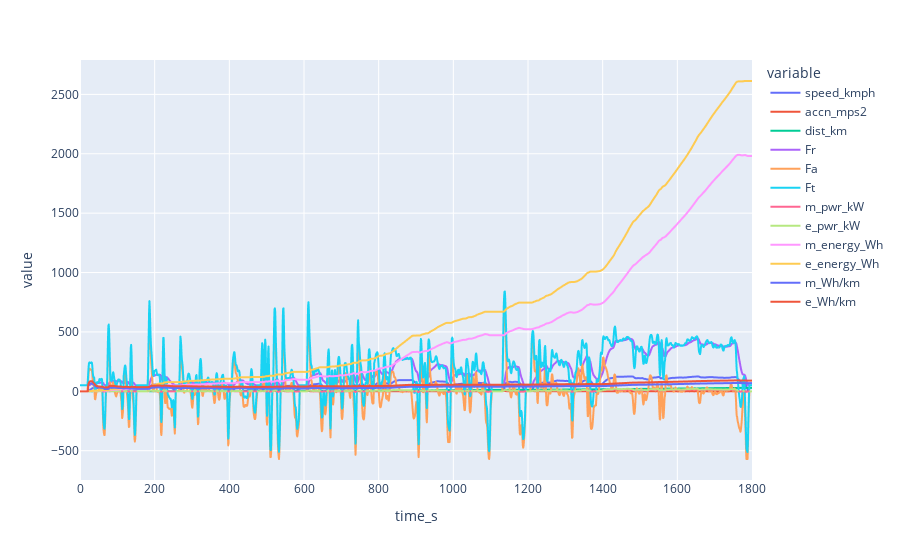

The notebook cell this image was saved under:
### Code cell
df_energy = energy_calc(time,speed,accn_mps2,mtr_sys_eff,coastdown_param)

### Figure 1 — Plotly figure (JSON) as saved in the notebook; plotly's stock layout.template omitted (floating-point values rounded to 4 significant figures; data arrays with more than 128 entries replaced by an {"elided": "..."} marker saying what was removed)
{"data": [{"hovertemplate": "variable=speed_kmph<br>time_s=%{x}<br>value=%{y}<extra></extra>", "legendgroup": "speed_kmph", "line": {"color": "#636efa", "dash": "solid"}, "marker": {"symbol": "circle"}, "mode": "lines", "name": "speed_kmph", "showlegend": true, "type": "scattergl", "x": {"elided": "1801 int values"}, "xaxis": "x", "y": {"elided": "1801 float values"}, "yaxis": "y"}, {"hovertemplate": "variable=accn_mps2<br>time_s=%{x}<br>value=%{y}<extra></extra>", "legendgroup": "accn_mps2", "line": {"color": "#EF553B", "dash": "solid"}, "marker": {"symbol": "circle"}, "mode": "lines", "name": "accn_mps2", "showlegend": true, "type": "scattergl", "x": {"elided": "1801 int values"}, "xaxis": "x", "y": {"elided": "1801 float values"}, "yaxis": "y"}, {"hovertemplate": "variable=dist_km<br>time_s=%{x}<br>value=%{y}<extra></extra>", "legendgroup": "dist_km", "line": {"color": "#00cc96", "dash": "solid"}, "marker": {"symbol": "circle"}, "mode": "lines", "name": "dist_km", "showlegend": true, "type": "scattergl", "x": {"elided": "1801 int values"}, "xaxis": "x", "y": {"elided": "1801 float values"}, "yaxis": "y"}, {"hovertemplate": "variable=Fr<br>time_s=%{x}<br>value=%{y}<extra></extra>", "legendgroup": "Fr", "line": {"color": "#ab63fa", "dash": "solid"}, "marker": {"symbol": "circle"}, "mode": "lines", "name": "Fr", "showlegend": true, "type": "scattergl", "x": {"elided": "1801 int values"}, "xaxis": "x", "y": {"elided": "1801 float values"}, "yaxis": "y"}, {"hovertemplate": "variable=Fa<br>time_s=%{x}<br>value=%{y}<extra></extra>", "legendgroup": "Fa", "line": {"color": "#FFA15A", "dash": "solid"}, "marker": {"symbol": "circle"}, "mode": "lines", "name": "Fa", "showlegend": true, "type": "scattergl", "x": {"elided": "1801 int values"}, "xaxis": "x", "y": {"elided": "1801 float values"}, "yaxis": "y"}, {"hovertemplate": "variable=Ft<br>time_s=%{x}<br>value=%{y}<extra></extra>", "legendgroup": "Ft", "line": {"color": "#19d3f3", "dash": "solid"}, "marker": {"symbol": "circle"}, "mode": "lines", "name": "Ft", "showlegend": true, "type": "scattergl", "x": {"elided": "1801 int values"}, "xaxis": "x", "y": {"elided": "1801 float values"}, "yaxis": "y"}, {"hovertemplate": "variable=m_pwr_kW<br>time_s=%{x}<br>value=%{y}<extra></extra>", "legendgroup": "m_pwr_kW", "line": {"color": "#FF6692", "dash": "solid"}, "marker": {"symbol": "circle"}, "mode": "lines", "name": "m_pwr_kW", "showlegend": true, "type": "scattergl", "x": {"elided": "1801 int values"}, "xaxis": "x", "y": {"elided": "1801 float values"}, "yaxis": "y"}, {"hovertemplate": "variable=e_pwr_kW<br>time_s=%{x}<br>value=%{y}<extra></extra>", "legendgroup": "e_pwr_kW", "line": {"color": "#B6E880", "dash": "solid"}, "marker": {"symbol": "circle"}, "mode": "lines", "name": "e_pwr_kW", "showlegend": true, "type": "scattergl", "x": {"elided": "1801 int values"}, "xaxis": "x", "y": {"elided": "1801 float values"}, "yaxis": "y"}, {"hovertemplate": "variable=m_energy_Wh<br>time_s=%{x}<br>value=%{y}<extra></extra>", "legendgroup": "m_energy_Wh", "line": {"color": "#FF97FF", "dash": "solid"}, "marker": {"symbol": "circle"}, "mode": "lines", "name": "m_energy_Wh", "showlegend": true, "type": "scattergl", "x": {"elided": "1801 int values"}, "xaxis": "x", "y": {"elided": "1801 float values"}, "yaxis": "y"}, {"hovertemplate": "variable=e_energy_Wh<br>time_s=%{x}<br>value=%{y}<extra></extra>", "legendgroup": "e_energy_Wh", "line": {"color": "#FECB52", "dash": "solid"}, "marker": {"symbol": "circle"}, "mode": "lines", "name": "e_energy_Wh", "showlegend": true, "type": "scattergl", "x": {"elided": "1801 int values"}, "xaxis": "x", "y": {"elided": "1801 float values"}, "yaxis": "y"}, {"hovertemplate": "variable=m_Wh/km<br>time_s=%{x}<br>value=%{y}<extra></extra>", "legendgroup": "m_Wh/km", "line": {"color": "#636efa", "dash": "solid"}, "marker": {"symbol": "circle"}, "mode": "lines", "name": "m_Wh/km", "showlegend": true, "type": "scattergl", "x": {"elided": "1801 int values"}, "xaxis": "x", "y": {"elided": "1801 float values"}, "yaxis": "y"}, {"hovertemplate": "variable=e_Wh/km<br>time_s=%{x}<br>value=%{y}<extra></extra>", "legendgroup": "e_Wh/km", "line": {"color": "#EF553B", "dash": "solid"}, "marker": {"symbol": "circle"}, "mode": "lines", "name": "e_Wh/km", "showlegend": true, "type": "scattergl", "x": {"elided": "1801 int values"}, "xaxis": "x", "y": {"elided": "1801 float values"}, "yaxis": "y"}], "layout": {"legend": {"title": {"text": "variable"}, "tracegroupgap": 0}, "margin": {"t": 60}, "xaxis": {"anchor": "y", "domain": [0, 1], "title": {"text": "time_s"}}, "yaxis": {"anchor": "x", "domain": [0, 1], "title": {"text": "value"}}}}
